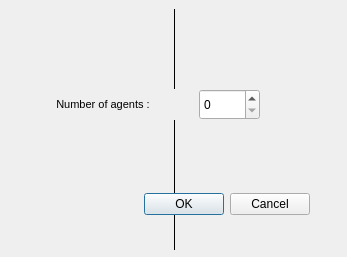
<?xml version="1.0" encoding="UTF-8"?>
<ui version="4.0">
 <class>Dialog</class>
 <widget class="QDialog" name="Dialog">
  <property name="geometry">
   <rect>
    <x>0</x>
    <y>0</y>
    <width>347</width>
    <height>257</height>
   </rect>
  </property>
  <property name="windowTitle">
   <string>Dialog</string>
  </property>
  <widget class="QWidget" name="widget" native="true">
   <property name="geometry">
    <rect>
     <x>-1</x>
     <y>9</y>
     <width>401</width>
     <height>251</height>
    </rect>
   </property>
   <widget class="QLabel" name="label">
    <property name="geometry">
     <rect>
      <x>10</x>
      <y>0</y>
      <width>331</width>
      <height>241</height>
     </rect>
    </property>
    <property name="font">
     <font>
      <pointsize>12</pointsize>
      <weight>50</weight>
      <bold>false</bold>
     </font>
    </property>
    <property name="styleSheet">
     <string notr="true">border-image: url(:/images/img.jpg);</string>
    </property>
    <property name="frameShape">
     <enum>QFrame::VLine</enum>
    </property>
    <property name="text">
     <string/>
    </property>
   </widget>
   <widget class="QDialogButtonBox" name="buttonBox">
    <property name="geometry">
     <rect>
      <x>80</x>
      <y>180</y>
      <width>231</width>
      <height>31</height>
     </rect>
    </property>
    <property name="orientation">
     <enum>Qt::Horizontal</enum>
    </property>
    <property name="standardButtons">
     <set>QDialogButtonBox::Cancel|QDialogButtonBox::Ok</set>
    </property>
   </widget>
   <widget class="QLabel" name="label_2">
    <property name="geometry">
     <rect>
      <x>20</x>
      <y>80</y>
      <width>171</width>
      <height>31</height>
     </rect>
    </property>
    <property name="font">
     <font>
      <pointsize>10</pointsize>
      <weight>75</weight>
      <bold>true</bold>
     </font>
    </property>
    <property name="autoFillBackground">
     <bool>true</bool>
    </property>
    <property name="frameShape">
     <enum>QFrame::NoFrame</enum>
    </property>
    <property name="frameShadow">
     <enum>QFrame::Sunken</enum>
    </property>
    <property name="text">
     <string>&lt;!DOCTYPE HTML PUBLIC &quot;-//W3C//DTD HTML 4.0//EN&quot; &quot;http://www.w3.org/TR/REC-html40/strict.dtd&quot;&gt;
&lt;html&gt;&lt;head&gt;&lt;meta name=&quot;qrichtext&quot; content=&quot;1&quot; /&gt;&lt;style type=&quot;text/css&quot;&gt;
p, li { white-space: pre-wrap; }
&lt;/style&gt;&lt;/head&gt;&lt;body style=&quot; font-family:'MS Shell Dlg 2'; font-size:10pt; font-weight:400; font-style:normal;&quot;&gt;
&lt;p style=&quot; margin-top:12px; margin-bottom:12px; margin-left:0px; margin-right:0px; -qt-block-indent:0; text-indent:0px;&quot;&gt;&lt;span style=&quot; font-size:8pt;&quot;&gt;Number of agents : &lt;/span&gt;&lt;/p&gt;&lt;/body&gt;&lt;/html&gt;</string>
    </property>
    <property name="scaledContents">
     <bool>false</bool>
    </property>
    <property name="alignment">
     <set>Qt::AlignCenter</set>
    </property>
   </widget>
   <widget class="QSpinBox" name="spinBox">
    <property name="geometry">
     <rect>
      <x>200</x>
      <y>80</y>
      <width>61</width>
      <height>31</height>
     </rect>
    </property>
   </widget>
  </widget>
 </widget>
 <resources>
  <include location="second.qrc"/>
 </resources>
 <connections>
  <connection>
   <sender>buttonBox</sender>
   <signal>accepted()</signal>
   <receiver>Dialog</receiver>
   <slot>accept()</slot>
   <hints>
    <hint type="sourcelabel">
     <x>248</x>
     <y>254</y>
    </hint>
    <hint type="destinationlabel">
     <x>157</x>
     <y>274</y>
    </hint>
   </hints>
  </connection>
  <connection>
   <sender>buttonBox</sender>
   <signal>rejected()</signal>
   <receiver>Dialog</receiver>
   <slot>reject()</slot>
   <hints>
    <hint type="sourcelabel">
     <x>316</x>
     <y>260</y>
    </hint>
    <hint type="destinationlabel">
     <x>286</x>
     <y>274</y>
    </hint>
   </hints>
  </connection>
 </connections>
</ui>
